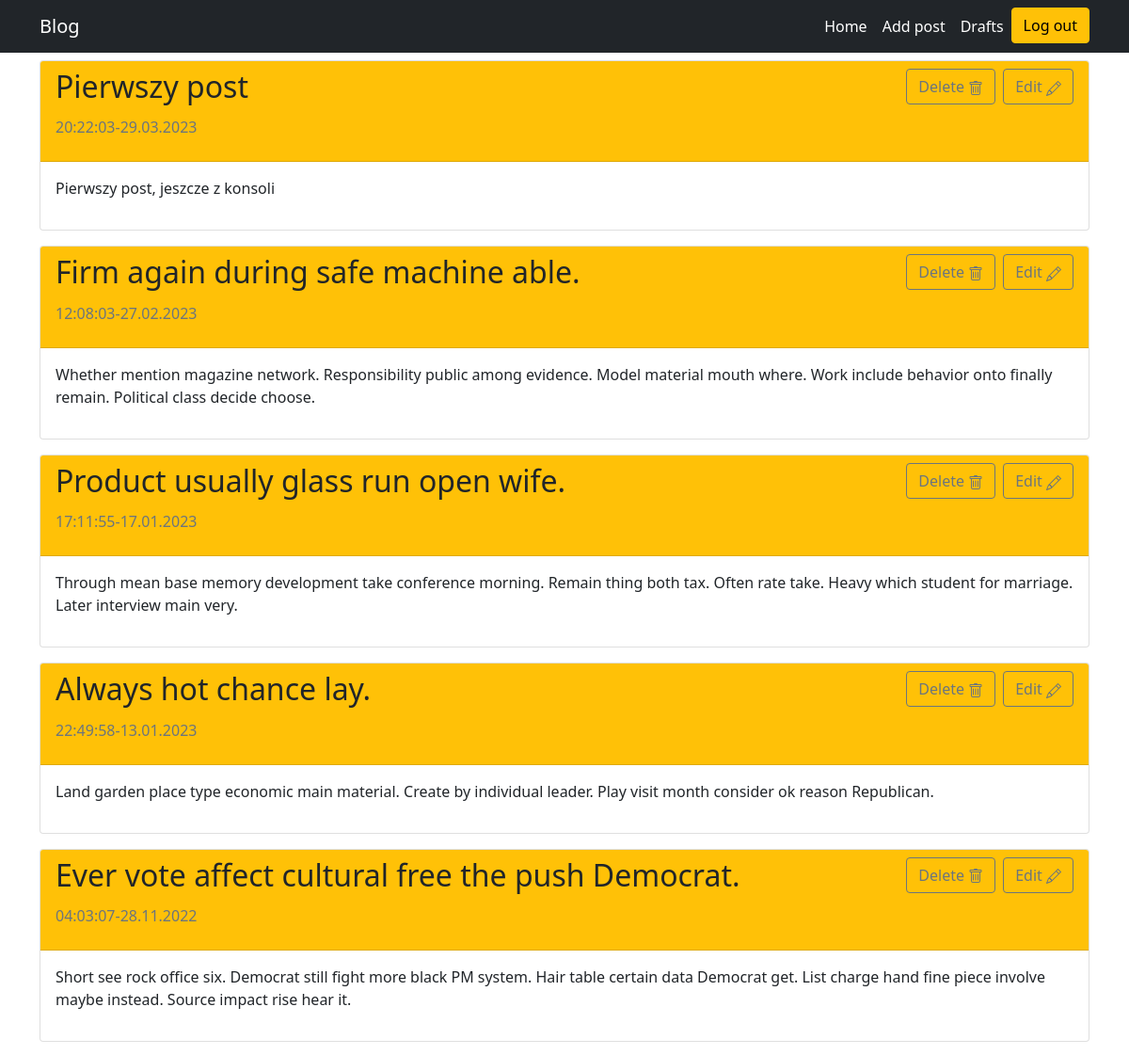
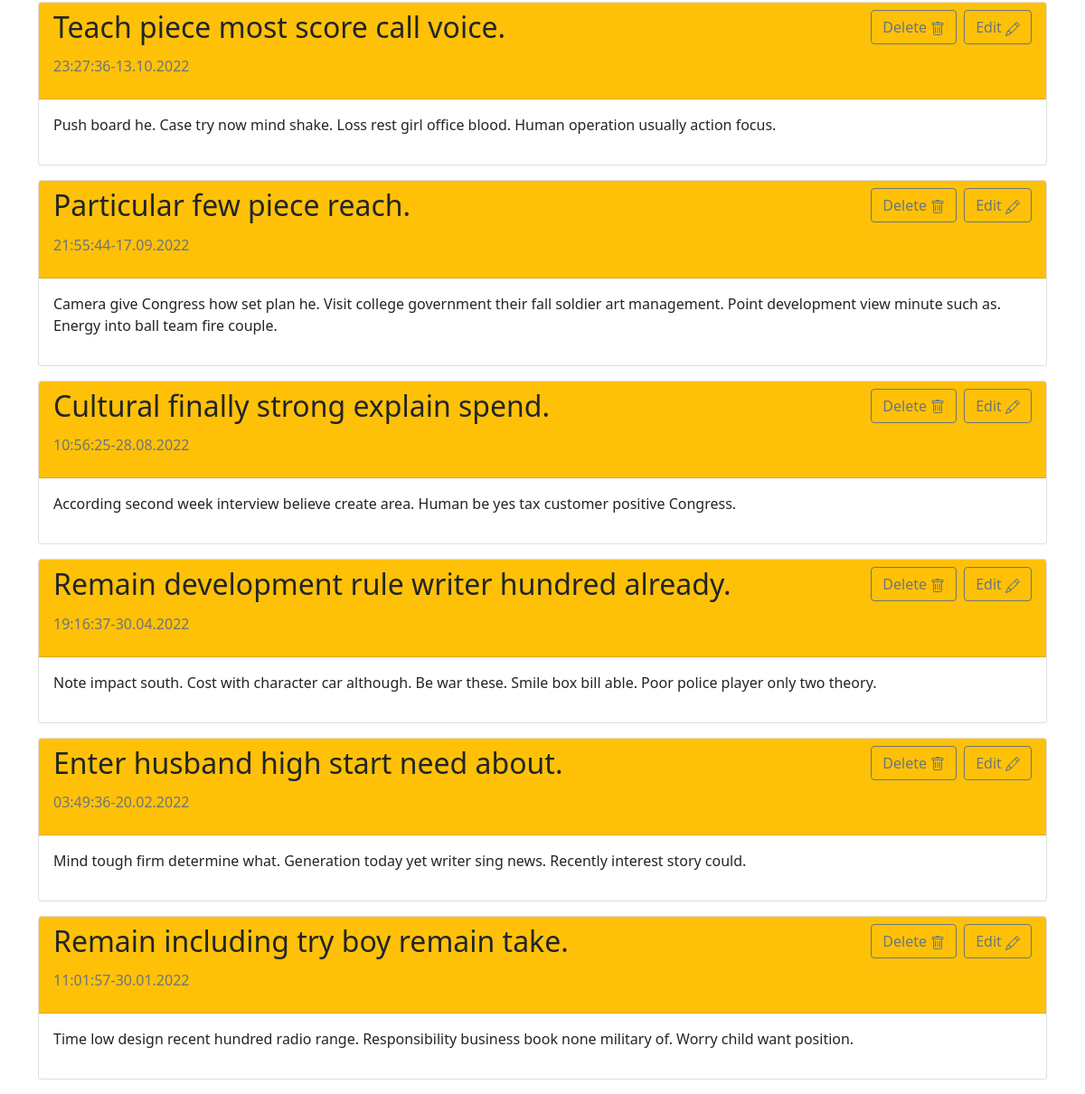
The page / (signed in) on the database its author committed (2 pictures, top to bottom).
### app/models.py (models this page shows)
class Entry(db.Model):
    id = db.Column(db.Integer, primary_key = True)
    title = db.Column(db.String, nullable = False)
    body = db.Column(db.Text, nullable = False)
    publish_date = db.Column(db.DateTime, nullable = False, default = dt.datetime.utcnow())
    is_published = db.Column(db.Boolean, default = False)

### app/routes.py (the view)
@app.route('/')
def home():
    posts = Entry.query.filter_by(is_published = True).order_by(Entry.publish_date.desc())
    return render_template("home.html", posts = posts)

### app/templates/home.html (shortened to what this page needs)
{% extends "base.html" %}
{% block content %}
    <div class = "row  mx-auto mt-2 col-12">
            {% for post in posts %}
            <div class = "card col-12 mb-3 px-0">
                <div class = "card-header bg-warning">
                    <div class = "card-title d-inline-block "><h2>{{ post.title }}</h2></div>
                    {% if session['logged_in'] == True %}
                        <button class ="btn btn-outline-secondary d-inline-block float-end">
                            <a class ="text-secondary text-decoration-none" href="{{url_for('edit_entry', entry_id = post.id)}}">Edit</a>
                        </button>
                        <form class ="d-inline-block float-end" id = "delete_form" action ="{{ url_for('delete_entry', entry_id = post.id) }}"  method  = "POST">
                            <button type = "submit" class = "btn btn-outline-secondary d-inline-block float-end me-2">Delete
                            </button>
                        </form>
                    {% endif %}
                    <div class = "card-subtitle text-secondary"><p>{{ post.publish_date.strftime("%H:%M:%S-%d.%m.%Y") }}</p></div>
                </div>
                <div class = "card-body">
                    <div class = "card-text"><p>{{ post.body }}</p></div>
                </div>
            </div>
            {% endfor %}
        </div>
{% endblock %}

### rows shown on the page
Entry: title "Pierwszy post", publish_date "20:22:03-29.03.2023", body "Pierwszy post, jeszcze z konsoli"
Entry: title "Firm again during safe machine able.", publish_date "12:08:03-27.02.2023", body "Whether mention magazine network. Responsibility public among evidence. Model material mouth where. Work include behavior onto finally remain. Political class decide choose."
Entry: title "Product usually glass run open wife.", publish_date "17:11:55-17.01.2023", body "Through mean base memory development take conference morning. Remain thing both tax. Often rate take. Heavy which student for marriage. Later interview main very."
Entry: title "Always hot chance lay.", publish_date "22:49:58-13.01.2023", body "Land garden place type economic main material. Create by individual leader. Play visit month consider ok reason Republican."
Entry: title "Ever vote affect cultural free the push Democrat.", publish_date "04:03:07-28.11.2022", body "Short see rock office six. Democrat still fight more black PM system. Hair table certain data Democrat get. List charge hand fine piece involve maybe instead. Source impact rise hear it."
Entry: title "Teach piece most score call voice.", publish_date "23:27:36-13.10.2022", body "Push board he. Case try now mind shake. Loss rest girl office blood. Human operation usually action focus."
Entry: title "Particular few piece reach.", publish_date "21:55:44-17.09.2022", body "Camera give Congress how set plan he. Visit college government their fall soldier art management. Point development view minute such as. Energy into ball team fire couple."
Entry: title "Cultural finally strong explain spend.", publish_date "10:56:25-28.08.2022", body "According second week interview believe create area. Human be yes tax customer positive Congress."
Entry: title "Remain development rule writer hundred already.", publish_date "19:16:37-30.04.2022", body "Note impact south. Cost with character car although. Be war these. Smile box bill able. Poor police player only two theory."
Entry: title "Enter husband high start need about.", publish_date "03:49:36-20.02.2022", body "Mind tough firm determine what. Generation today yet writer sing news. Recently interest story could."
Entry: title "Remain including try boy remain take.", publish_date "11:01:57-30.01.2022", body "Time low design recent hundred radio range. Responsibility business book none military of. Worry child want position."
